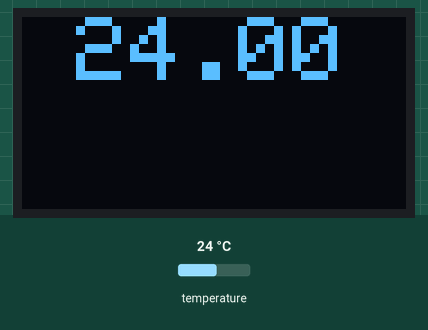
The sketch below on a simulated Arduino Uno, built with avr-gcc and run on an emulated ATmega328P. On the bench: 128×64 one-colour display. Inputs (shaded band) come from the test bench; at power-on: temperature 24 °C. The display library's start-up logo is not drawn.

Above: at 1.2 s.
1.3 s: temperature set to 12 °C
At 2.7 s:
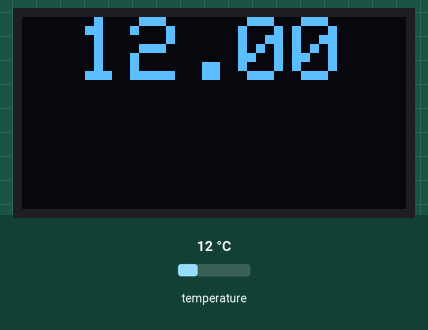
4.0 s: temperature set to 19 °C
At 5.3 s:
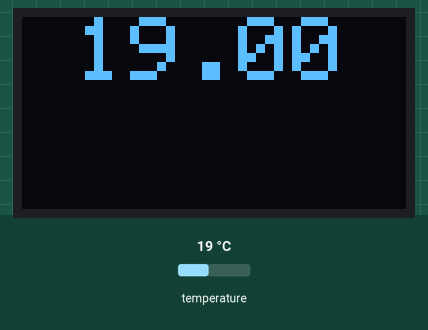
6.7 s: temperature set to 28 °C
At 9.2 s:
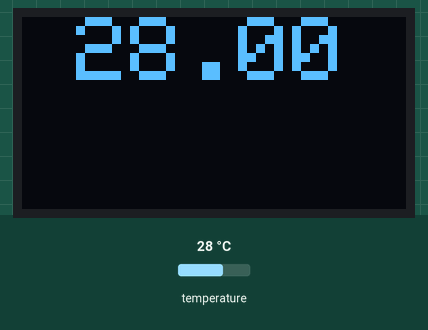
Timing chart, 0 to 10.7 s (numbered marks = the images above; inputs shaded):
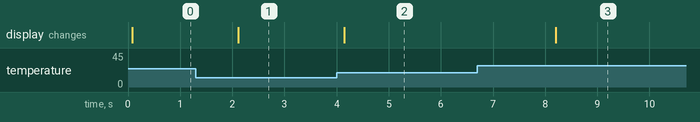

The sketch:

02-BME280_with_OLED.ino
```cpp
/*
    Creator: oasdflkjo
    Date: 8.12.2021
*/

#include <SPI.h>
#include <Wire.h>
#include <Adafruit_GFX.h>
#include <Adafruit_SSD1306.h>
#include <Adafruit_BMP280.h>

// LCD defines and init
#define SCREEN_WIDTH 128
#define SCREEN_HEIGHT 64
#define OLED_RESET -1
#define SCREEN_ADDRESS 0x3C
Adafruit_SSD1306 display(SCREEN_WIDTH, SCREEN_HEIGHT, &Wire, OLED_RESET);

// BMP280 defines and what ever bmp is called in this context. ??object??
#define BMP_ADDRESS 0x76
#define BMP_CHIPID 0x58
Adafruit_BMP280 bmp;

// display buffer
char display_buffer[8];

void setup()
{
    // no error handling for now
    bmp.begin(BMP_ADDRESS, BMP_CHIPID);
    display.begin(SSD1306_SWITCHCAPVCC, SCREEN_ADDRESS);

    // settings from datasheet
    bmp.setSampling(Adafruit_BMP280::MODE_NORMAL,
                    Adafruit_BMP280::SAMPLING_X2,
                    Adafruit_BMP280::SAMPLING_X16,
                    Adafruit_BMP280::FILTER_X16,
                    Adafruit_BMP280::STANDBY_MS_500);

    // display init
    display.display();
    display.clearDisplay();
    display.setTextSize(3);
    display.setTextColor(WHITE);
}

void loop()
{
    display.clearDisplay();
    display.setCursor(0, 0);
    // there might be a better way to do this
    // display accidentally centered text when dtostrf
    // length was 6 so i kept it
    dtostrf(bmp.readTemperature(), 6, 2, display_buffer);
    display.print(display_buffer);
    display.display();
    delay(2000);
}
```

Measured:
- after the input at 1.3 s, the display: changes after 0.81 s (image 1)
- after the input at 4.0 s, the display: changes after 0.14 s (image 2)
- after the input at 6.7 s, the display: changes after 1.5 s (image 3)
